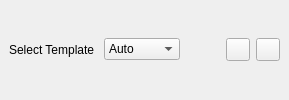
  <widget class="QDockWidget" name="dw_actions">
   <property name="windowIcon">
    <iconset resource="../resources/pisido.qrc">
     <normaloff>:/images/actions.png</normaloff>:/images/actions.png</iconset>
   </property>
   <property name="toolTip">
    <string>Actions File Window</string>
   </property>
   <property name="statusTip">
    <string>Actions File Window</string>
   </property>
   <property name="windowTitle">
    <string>Actions</string>
   </property>
   <attribute name="dockWidgetArea">
    <number>2</number>
   </attribute>
   <widget class="QWidget" name="dw_actions_contents">
    <layout class="QVBoxLayout" name="verticalLayout_2">
     <item>
      <layout class="QHBoxLayout" name="horizontalLayout_2">
       <item>
        <widget class="QLabel" name="lbl_actions_template">
         <property name="text">
          <string>Select Template </string>
         </property>
        </widget>
       </item>
       <item>
        <widget class="QComboBox" name="combo_actions_template">
         <property name="toolTip">
          <string>Select actions.py template</string>
         </property>
         <property name="statusTip">
          <string>Select actions.py template</string>
         </property>
         <item>
          <property name="text">
           <string notr="true">Auto</string>
          </property>
         </item>
         <item>
          <property name="text">
           <string notr="true">CMake</string>
          </property>
         </item>
         <item>
          <property name="text">
           <string notr="true">Java</string>
          </property>
         </item>
         <item>
          <property name="text">
           <string notr="true">KDE4</string>
          </property>
         </item>
         <item>
          <property name="text">
           <string notr="true">Python</string>
          </property>
         </item>
         <item>
          <property name="text">
           <string notr="true">Qt4</string>
          </property>
         </item>
         <item>
          <property name="text">
           <string>Qt5</string>
          </property>
         </item>
         <item>
          <property name="text">
           <string notr="true">SCons</string>
          </property>
         </item>
         <item>
          <property name="text">
           <string>Imported</string>
          </property>
         </item>
        </widget>
       </item>
       <item>
        <spacer name="horizontalSpacer_3">
         <property name="orientation">
          <enum>Qt::Horizontal</enum>
         </property>
         <property name="sizeHint" stdset="0">
          <size>
           <width>40</width>
           <height>20</height>
          </size>
         </property>
        </spacer>
       </item>
       <item>
        <widget class="QToolButton" name="tb_zoom_in">
         <property name="toolTip">
          <string>Zoom In</string>
         </property>
         <property name="statusTip">
          <string>Zoom In</string>
         </property>
         <property name="text">
          <string/>
         </property>
         <property name="icon">
          <iconset resource="../resources/pisido.qrc">
           <normaloff>:/images/zoom-in.png</normaloff>:/images/zoom-in.png</iconset>
         </property>
        </widget>
       </item>
       <item>
        <widget class="QToolButton" name="tb_zoom_out">
         <property name="toolTip">
          <string>Zoom Out</string>
         </property>
         <property name="statusTip">
          <string>Zoom Out</string>
         </property>
         <property name="text">
          <string/>
         </property>
         <property name="icon">
          <iconset resource="../resources/pisido.qrc">
           <normaloff>:/images/zoom-out.png</normaloff>:/images/zoom-out.png</iconset>
         </property>
        </widget>
       </item>
      </layout>
     </item>
    </layout>
   </widget>
  </widget>
